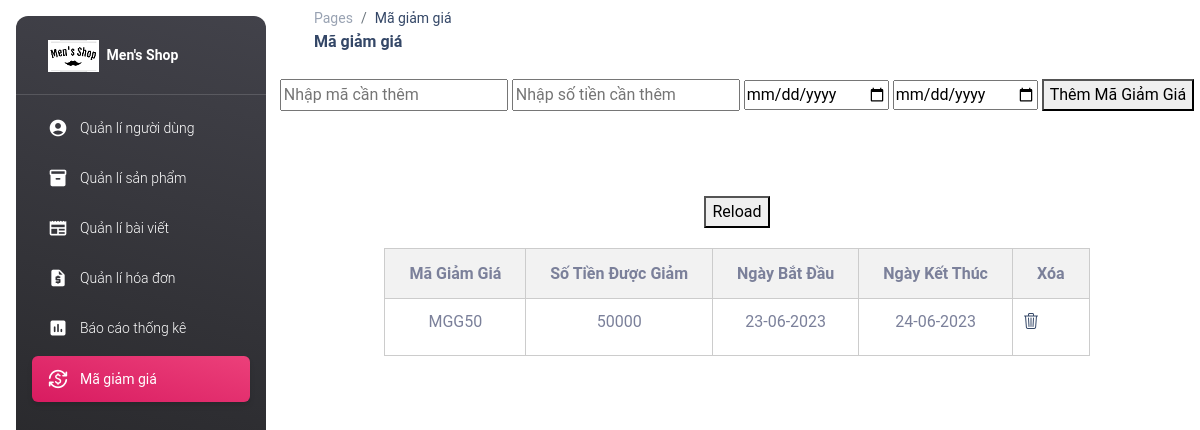
Screenshot of /Admin/pages/ma_giam_gia.php with the database file from the repository.
### tables this page shows
CREATE TABLE `mgg` (
  `id` int(50) NOT NULL,
  `ma_GG` varchar(10) NOT NULL,
  `tien_GG` float NOT NULL DEFAULT 0,
  `start_date` date DEFAULT NULL,
  `end_date` date DEFAULT NULL
);

### Men-Shop/control.php (called while the page is built, shortened)
<?php
include('connect.php');
class Data
{
    public function select_MAGG()
    {
        global $conn;
        $sql = "select * from mgg  ";
        $run = mysqli_query($conn, $sql);
        return $run;
    }
}

### Admin/pages/ma_giam_gia.php (the view, shortened to what this page needs)
<?php
include('../../Men-Shop/control.php');
$getdata = new Data();
$select_mgg = $getdata->select_MAGG();
?>
<!DOCTYPE html>
<html lang="en">
<head>
    <link rel="stylesheet" href="./icofont/icofont.min.css">
    <link id="pagestyle" href="../css/material-dashboard.css?v=3.0.5" rel="stylesheet" />
    <link rel="stylesheet" type="text/css" href="../css/user.css">
    <link rel="stylesheet" href="https://cdn.jsdelivr.net/npm/bootstrap-icons@1.10.5/font/bootstrap-icons.css">
</head>
<body>
    <aside
        class="sidenav navbar navbar-vertical navbar-expand-xs  border-radius-xl my-3 fixed-start ms-3 bg-gradient-dark">
        <div class="sidenav-header">
            <a class="navbar-brand m-0" href="">
                <img src="../../Men-Shop/img/logoshopnentrang.png" class="navbar-brand-img h-100" alt="main_logo" />
                <span class="ms-1 font-weight-bold text-white">Men's Shop</span>
            </a>
        </div>
        <hr class="horizontal light mt-0 mb-2" />
        <div>
            <ul class="navbar-nav">
                <li class="nav-item">
                    <a class="nav-link text-white " href="../pages/user.php">
                        <div class="text-white text-center me-2 d-flex align-items-center justify-content-center">
                            <i class="material-icons opacity-10">account_circle</i>
                        </div>
                        <span class="nav-link-text ms-1"> Quản lí người dùng</span>
                    </a>
                </li>
                <li class="nav-item">
                    <a class="nav-link text-white" href="../pages/product.php">
                        <div class="text-white text-center me-2 d-flex align-items-center justify-content-center">
                            <i class="material-icons opacity-10">inventory_2</i>
                        </div>
                        <span class="nav-link-text ms-1">Quản lí sản phẩm</span>
                    </a>
                </li>
                <li class="nav-item">
                    <a class="nav-link text-white " href="../pages/blog.php">
                        <div class="text-white text-center me-2 d-flex align-items-center justify-content-center">
                            <i class="material-icons opacity-10">newspaper</i>
                        </div>
                        <span class="nav-link-text ms-1">Quản lí bài viết</span>
                    </a>
                </li>
                <li class="nav-item">
                    <a class="nav-link text-white " href="../pages/bill.php">
                        <div class="text-white text-center me-2 d-flex align-items-center justify-content-center">
                            <i class="material-icons opacity-10">request_quote</i>
                        </div>
                        <span class="nav-link-text ms-1">Quản lí hóa đơn</span>
                    </a>
                </li>
                <li class="nav-item">
                    <a class="nav-link text-white  " href="../pages/Doanh_thu.php">
                        <div class="text-white text-center me-2 d-flex align-items-center justify-content-center">
                            <i class="material-icons opacity-10">insert_chart</i>
                        </div>
                        <span class="nav-link-text ms-1">Báo cáo thống kê</span>
                    </a>
                </li>
                <li class="nav-item">
                    <a class="nav-link text-white active bg-gradient-primary" href="../pages/ma_giam_gia.php">
                        <div class="text-white text-center me-2 d-flex align-items-center justify-content-center">
                            <i class="material-icons opacity-10">currency_exchange</i>
                        </div>
                        <span class="nav-link-text ms-1">Mã giảm giá</span>
                    </a>
                </li>
            </ul>
        </div>
    </aside>
    <main class="main-content">
        <nav class="navbar navbar-main navbar-expand-lg px-0 mx-4 shadow-none border-radius-xl" id="navbarBlur"
            data-scroll="true">
            <div class="container-fluid py-1 px-3">
                <nav aria-label="breadcrumb">
                    <ol class="breadcrumb bg-transparent mb-0 pb-0 pt-1 px-0 me-sm-6 me-5">
                        <li class="breadcrumb-item text-sm">
                            <a class="opacity-5 text-dark" href="javascript:;">Pages</a>
                        </li>
                        <li class="breadcrumb-item text-sm text-dark active" aria-current="page">
                            Mã giảm giá
                        </li>
                    </ol>
                    <h6 class="font-weight-bolder mb-0">Mã giảm giá</h6>
                </nav>
        </nav>
        <div class="form_input">
            <form method='post'>
                <input type="text" name="txt_ma" placeholder='Nhập mã cần thêm' required>
                <input type="number" name="txt_tien" placeholder='Nhập số tiền cần thêm' required>
                <input type="date" name="txt_start_date" placeholder='Ngày bắt đầu' required>
                <input type="date" name="txt_end_date" placeholder='Ngày kết thúc' required>
                <button type="submit" name="btn_them">Thêm Mã Giảm Giá</button>
            </form>
        </div>
        <br>
        <div class="form_input">
            <button onclick='window.location="ma_giam_gia.php"'>Reload</button>
        </div>
        <div class="form_input">
            <table class="table">
                <thead>
                    <tr>
                        <th>Mã giảm giá</th>
                        <th>Số tiền được giảm</th>
                        <th>Ngày bắt đầu</th>
                        <th>Ngày kết thúc</th>
                        <th>Xóa</th>
                    </tr>
                </thead>
                <?php
                foreach ($select_mgg as $sm) {
                    ?>
                    <tbody>
                        <tr>
                            <td>
                                <?php echo $sm['ma_GG'] ?>
                            </td>
                            <td>
                                <?php echo $sm['tien_GG'] ?>
                            </td>
                            <td>
                                <?php echo date("d-m-Y", strtotime($sm['start_date'])) ?>
                            </td>
                            <td>
                                <?php echo date("d-m-Y", strtotime($sm['end_date'])) ?>
                            </td>
                            <td><a href="ma_gg_delete.php?id=<?php echo $sm['id'] ?>"><i class="bi bi-trash3"></i></a></td>
                        </tr>
                    </tbody>
                    <?php
                }
                ?>
            </table>
        </div>
    </main>
</body>

### Admin/css/user.css (style rules this page uses)
table { width: 100%; border-collapse: collapse; }
table a { float: left; margin-right: 10px; margin-bottom: 10px; }
th, td { padding: 10px; text-align: left; border-bottom: 1px solid #ddd; }
thead th { background-color: #f2f2f2; font-weight: bold; }
img { max-width: 100%; height: auto; }

### Admin/pages/ma_giam_gia.php (style rules this page uses)
.table { width: 30%; border-collapse: collapse; }
.table th, .table td { padding: 10px; border: 1px solid #ccc !important; text-align: center; }
.table th { background-color: #f2f2f2; }
.form_input { display: flex; justify-content: center; text-align: center; margin: 20px 0; }

### rows the page displays
mgg: ma_GG "MGG50", tien_GG "50000", start_date "23-06-2023", end_date "24-06-2023"
